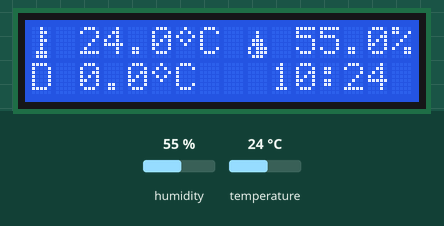
Simulated run of this sketch. Board: Arduino Uno, built with avr-gcc and run on an emulated ATmega328P. On the bench: 16×2 character LCD. The test bench sets the inputs (shaded band); at power-on: temperature 24 °C, humidity 55 %. The local clock reads 2024-03-15 10:24:30 at power-on unless the sketch sets it; storage starts empty.

Above: at 1.9 s.
2.0 s: temperature set to 8 °C
At 3.1 s:
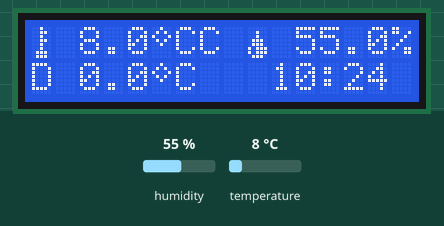
4.7 s: humidity set to 22 %
At 6.8 s:
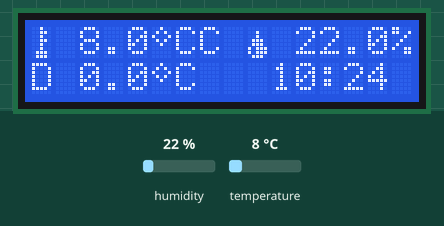
8.0 s: humidity set to 40 %
At 9.3 s:
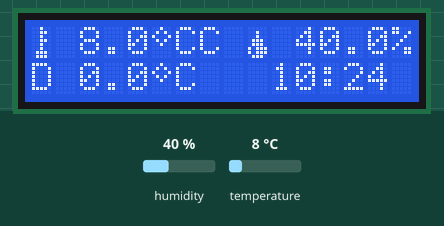
10.7 s: temperature set to 12 °C
At 13.0 s:
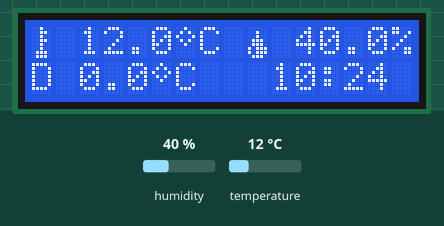
Timing chart, 0 to 14.5 s (numbered marks = the images above; inputs shaded):
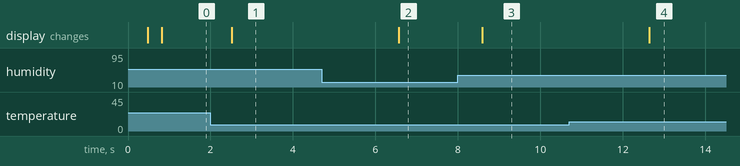

The sketch:

TempHumLogger.ino
```cpp
#include "DHT.h"

#include "OneWire.h"
#include "DS18B20.h"

#include "SPI.h"
#include "SD.h"

#include "Wire.h"
#include "DS1307.h"

#include "LiquidCrystal_I2C.h"

#define DHT22_PIN 2   // Sensor DHT22 data connection - PIN 2
#define ONEWIRE_PIN 5 // Sensor DS18B20 data connection - PIN 5

float t = 0, h = 0, DStemp = 0;
int year = 0, id = 0;
byte t0 = 0, t1 = 0, deltat = 0;
byte month = 0, day = 0, hour = 0, minute = 0, second = 0;
byte interval = 10; // interval time between measurements

char path[25];

DHT dht;
DS1307 clock;
RTCDateTime dt;
File results;

OneWire onewire(ONEWIRE_PIN);
DS18B20 sensors(&onewire);
LiquidCrystal_I2C lcd(0x27, 16, 2);

byte degree[8] = {
    B00100,
    B01010,
    B10001,
    B01010,
    B00100,
    B00000,
    B00000,
    B00000};

byte temp[8] = {
    B00100,
    B00110,
    B00100,
    B00110,
    B00100,
    B00100,
    B01110,
    B01110};

byte hum[8] = {
    B00000,
    B00100,
    B00100,
    B01110,
    B01110,
    B10111,
    B10111,
    B01110};

byte address[8] = {0x28, 0x9A, 0xBA, 0xA7, 0xC, 0x0, 0x0, 0x6}; // DS18B20 Address

void setup()
{
    //Serial communication (for debugging)
    //Serial.begin(9600);
    //Serial.println("Serial initialized");

    // LCD initialize
    lcd.begin();
    lcd.clear();
    lcd.createChar(0, degree);
    lcd.createChar(1, hum);
    lcd.createChar(2, temp);
    lcd.setCursor(0, 0);
    lcd.print("Initialize...");
    //Serial.println("LCD initialized");

    //DHT Initialize
    dht.setup(DHT22_PIN);
    //Serial.println("DHT22 initialized");

    // DS18B20 initialize
    sensors.begin();
    sensors.request(address);
    //Serial.println("DS18B20 initialized");

    // DS1307 initialize
    clock.begin();
    // If date not set
    if (!clock.isReady())
    {
        // Set sketch compiling time
        clock.setDateTime(__DATE__, __TIME__);
    }

    //SD card initialize
    SD.begin(10);
    //Serial.println("SD Card initialized");

    // File header
    DateRead();

    char folder[15];
    memset(folder, 0, sizeof folder);
    sprintf(folder, "%04d%02d%02d", year, month, day);
    SD.begin(10);
    SD.mkdir(folder);

    memset(path, 0, sizeof path);
    sprintf(path, "%04d%02d%02d/%02d%02d%02d.csv", year, month, day, hour, minute, second);
    results = SD.open(path, FILE_WRITE);
    results.println(String("Date(YYYY-MM-DD): ") + year + "-" + month + "-" + day);
    results.println(String("Time(HH:MM:SS): ") + hour + ":" + minute + ":" + second);
    results.println("ID,YYYY,MM,DD,HH,MM,Temp[C],RH[%],DSTemp[C]");
    results.close();
    delay(300);

    // First measurement
    Measurement();
    LoggerSave(path, year, month, day, hour, minute, t, h, DStemp);
    t0 = minute;
    //Serial.println("First Measurement done");

    lcd.clear();
}

void loop()
{
    Measurement();

    DateRead();

    // Sending data via UART interface
    /*
    if (isnan(t) || isnan(h))
    {
        Serial.println("Failed to read from DHT");
    }
    else
    {
        Serial.print("ID: ");
        Serial.print(id);
        Serial.print("\tMeasurment: ");
        Serial.print(dht.getStatusString());
        Serial.print("\t");
        Serial.print("Humidity: ");
        Serial.print(h);
        Serial.print("% Temperature: ");
        Serial.print(t);
        Serial.print("*C ");
        Serial.print("DS Temperature: ");
        Serial.print(DStemp);
        Serial.print("*C");
        Serial.print("\tt0: ");
        Serial.print(t0);
        Serial.print(" t1: ");
        Serial.print(t1);
        Serial.print(" deltat: ");
        Serial.println(deltat);
    }
*/
    // LCD dispaly

    lcd.setCursor(0, 0);
    lcd.write(byte(2));
    lcd.print(" ");
    lcd.print(t, 1);
    lcd.write(byte(0));
    lcd.print("C");
    lcd.setCursor(9, 0);
    lcd.write(byte(1));
    lcd.print(" ");
    lcd.print(h, 1);
    lcd.print("%");
    lcd.setCursor(0, 1);
    lcd.print("D ");
    lcd.print(DStemp, 1);
    lcd.write(byte(0));
    lcd.print("C   ");
    if (hour <= 9)
    {
        lcd.print(" ");
        lcd.print(hour);
    }
    else
    {
        lcd.print(hour);
    }
    lcd.print(":");
    if (minute <= 9)
    {
        lcd.print("0");
        lcd.print(minute);
    }
    else
    {
        lcd.print(minute);
    }

    t1 = minute;
    deltat = abs(t1 - t0);

    if (deltat == interval || deltat == (60 - interval))
    {
        LoggerSave(path, year, month, day, hour, minute, t, h, DStemp);
    }
}

float Measurement()
{
    t = dht.getTemperature(); // for DHT_markruys.h
    h = dht.getHumidity();    // for DHT_markruys.h
    if (sensors.available())
    {
        DStemp = sensors.readTemperature(address);
        sensors.request(address);
    }
    return t, h, DStemp;
}

byte DateRead()
{
    dt = clock.getDateTime();
    year = dt.year;
    month = dt.month;
    day = dt.day;
    hour = dt.hour;
    minute = dt.minute;
    second = dt.second;
    return year, month, day, hour, minute, second;
}
void LoggerSave(char path[], int year, byte month, byte day, byte hour, byte minute, float t, float h, float DStemp)
{
    id++;
    lcd.setCursor(11, 1);
    lcd.print(" SAVE");
    results = SD.open(path, FILE_WRITE);
    results.println(String(id) + "," + year + "," + month + "," + day + "," + hour + "," + minute + "," + t + "," + h + "," + DStemp);
    results.close();
    delay(300); // tested with 300ms
    t0 = t1;
    //Serial.println("LoggerSave: ");
    //Serial.println(String(id) + "," + year + "," + month + "," + day + "," + hour + "," + minute + "," + t + "," + h + "," + DStemp);
    // Serial.println("Data saved");
}
```

Measured:
- after the input at 2.0 s, the display: changes after 0.51 s (image 1)
- after the input at 4.7 s, the display: changes after 1.9 s (image 2)
- after the input at 8.0 s, the display: changes after 0.59 s (image 3)
- after the input at 10.7 s, the display: changes after 1.9 s (image 4)
